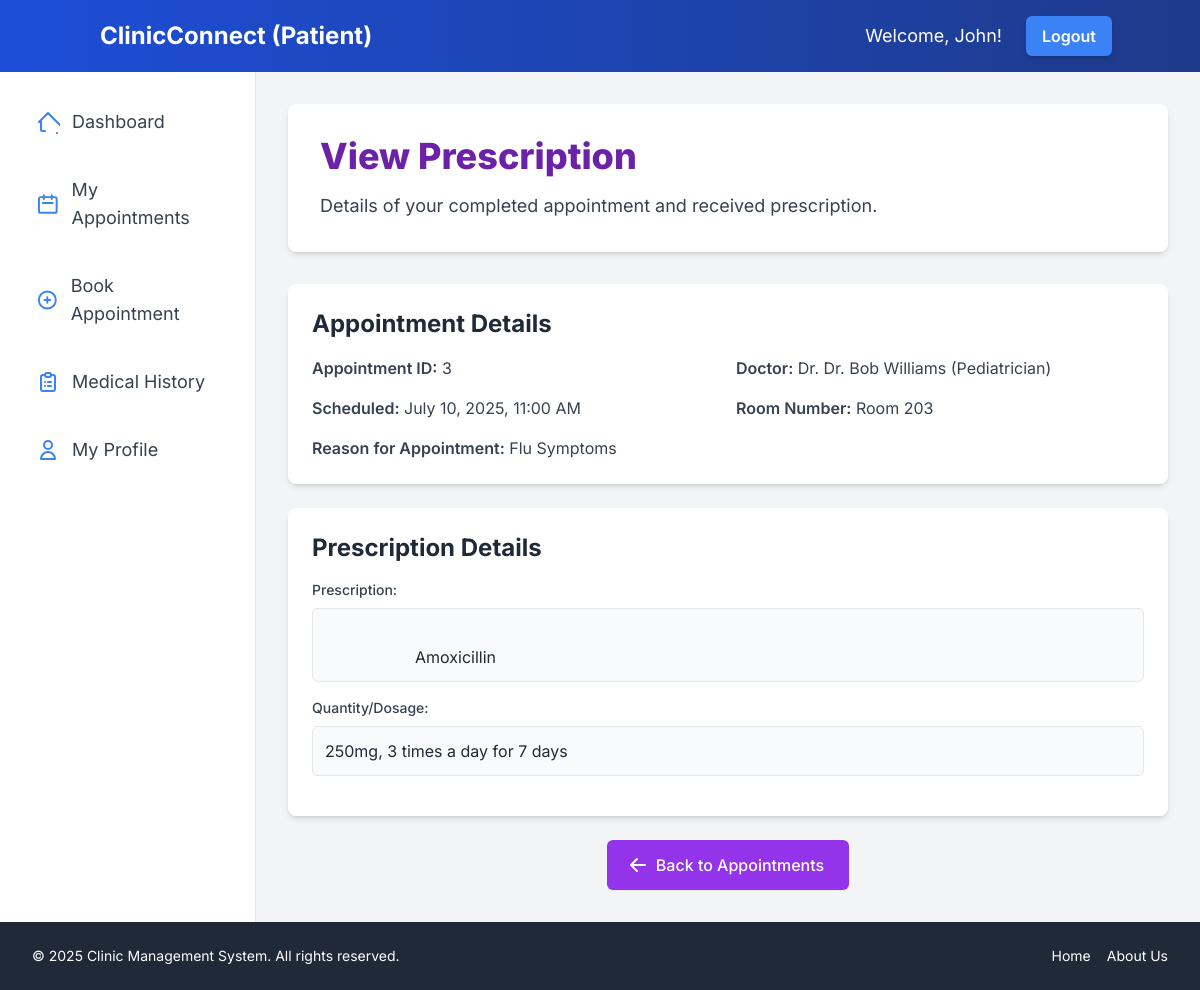
The page /dashboard/patient/view_prescription.php?id=3 (signed in) on the database its author committed.
### tables this page shows
CREATE TABLE `patienttbl` (
  `PatientID` int(11) NOT NULL,
  `FirstName` varchar(100) NOT NULL,
  `LastName` varchar(100) NOT NULL,
  `Age` int(3) DEFAULT NULL,
  `Gender` enum('Male','Female','Other') DEFAULT NULL,
  `Address` varchar(255) DEFAULT NULL,
  `ContactNumber` varchar(20) DEFAULT NULL,
  `MedicalHistory` text DEFAULT NULL,
  `Email` varchar(100) NOT NULL,
  `Password` varchar(255) NOT NULL,
  `CreatedAt` timestamp NOT NULL DEFAULT current_timestamp()
);

CREATE TABLE `appointmenttbl` (
  `AppointmentID` int(11) NOT NULL,
  `PatientID` int(11) NOT NULL,
  `AssistantID` int(11) NOT NULL,
  `RoomNumber` varchar(50) DEFAULT NULL,
  `AppointmentSchedule` datetime NOT NULL,
  `Status` enum('Pending','Completed','OnGoing','Cancelled') DEFAULT 'Pending',
  `PaymentMethod` enum('Cash','Online') DEFAULT NULL,
  `ReasonForAppointment` text DEFAULT NULL,
  `Prescription` text DEFAULT NULL,
  `Quantity` varchar(50) DEFAULT NULL,
  `CreatedAt` timestamp NOT NULL DEFAULT current_timestamp()
);

CREATE TABLE `assistanttbl` (
  `AssistantID` int(11) NOT NULL,
  `FirstName` varchar(100) NOT NULL,
  `LastName` varchar(100) NOT NULL,
  `Specialization` varchar(100) DEFAULT NULL,
  `SessionFee` decimal(10,2) DEFAULT 0.00,
  `Email` varchar(100) NOT NULL,
  `Password` varchar(255) NOT NULL,
  `CreatedAt` timestamp NOT NULL DEFAULT current_timestamp()
);

### dashboard/patient/view_prescription.php (the view, shortened to what this page needs)
<?php
include_once '../../includes/header.php';
$patient_id = $_SESSION['user_id'];
$appointment_id = filter_var($_GET['id'] ?? '', FILTER_VALIDATE_INT);
$prescription_details = null;
if (empty($appointment_id)) {
    $message = "Invalid appointment ID provided.";
    $message_type = 'error';
} else {
    $stmt = $conn->prepare("
        SELECT
            a.AppointmentID,
            a.AppointmentSchedule,
            a.RoomNumber,
            a.Status,
            a.ReasonForAppointment,
            a.Prescription,
            a.Quantity,
            ast.FirstName AS AssistantFirstName,
            ast.LastName AS AssistantLastName,
            ast.Specialization,
            ast.SessionFee
        FROM
            AppointmentTBL a
        JOIN
            AssistantTBL ast ON a.AssistantID = ast.AssistantID
        WHERE
            a.AppointmentID = ? AND a.PatientID = ? AND a.Status = 'Completed'
    ");
    if ($stmt) {
        $stmt->bind_param("ii", $appointment_id, $patient_id);
        $stmt->execute();
        $result = $stmt->get_result();
        if ($result->num_rows > 0) {
            $prescription_details = $result->fetch_assoc();
        } else {
            $message = "Prescription not found or appointment is not completed.";
            $message_type = 'error';
        }
    } else {
        $message = "Database query preparation failed: " . $conn->error;
        $message_type = 'error';
        error_log("Failed to prepare statement for viewing prescription: " . $conn->error);
    }
}
?>
<div class="bg-white p-8 rounded-lg shadow-md mb-8">
    <h1 class="text-4xl font-extrabold text-purple-800 mb-4">View Prescription</h1>
    <p class="text-gray-700 text-lg">Details of your completed appointment and received prescription.</p>
</div>
<?php if ($prescription_details): ?>
    <div class="bg-white p-6 rounded-lg shadow-md mb-6">
        <h2 class="text-2xl font-bold text-gray-800 mb-4">Appointment Details</h2>
        <div class="grid grid-cols-1 md:grid-cols-2 gap-4 text-gray-700">
            <div><span class="font-semibold">Appointment ID:</span> <?php echo htmlspecialchars($prescription_details['AppointmentID']); ?></div>
            <div><span class="font-semibold">Doctor:</span> Dr. <?php echo htmlspecialchars($prescription_details['AssistantFirstName'] . ' ' . $prescription_details['AssistantLastName']); ?> (<?php echo htmlspecialchars($prescription_details['Specialization']); ?>)</div>
            <div><span class="font-semibold">Scheduled:</span> <?php echo date('F j, Y, g:i A', strtotime($prescription_details['AppointmentSchedule'])); ?></div>
            <div><span class="font-semibold">Room Number:</span> <?php echo htmlspecialchars($prescription_details['RoomNumber'] ?? 'N/A'); ?></div>
            <div class="md:col-span-2"><span class="font-semibold">Reason for Appointment:</span> <?php echo htmlspecialchars($prescription_details['ReasonForAppointment'] ?? 'N/A'); ?></div>
        </div>
    </div>
    <div class="bg-white p-6 rounded-lg shadow-md">
        <h2 class="text-2xl font-bold text-gray-800 mb-4">Prescription Details</h2>
        <?php if (!empty($prescription_details['Prescription'])): ?>
            <div class="mb-4">
                <p class="text-gray-700 text-sm font-medium mb-2">Prescription:</p>
                <div class="p-3 bg-gray-50 border border-gray-200 rounded-md text-gray-800 whitespace-pre-wrap">
                    <?php echo htmlspecialchars(trim($prescription_details['Prescription'])); ?>
                </div>
            </div>
            <div class="mb-4">
                <p class="text-gray-700 text-sm font-medium mb-2">Quantity/Dosage:</p>
                <div class="p-3 bg-gray-50 border border-gray-200 rounded-md text-gray-800">
                    <?php echo htmlspecialchars(trim($prescription_details['Quantity'] ?? 'N/A')); ?>
                </div>
            </div>
        <?php endif; ?>
    </div>
    <div class="mt-6 text-center">
        <a href="appointments.php" class="inline-flex items-center px-6 py-3 border border-transparent text-base font-medium rounded-md shadow-sm text-white bg-purple-600 hover:bg-purple-700 focus:outline-none focus:ring-2 focus:ring-offset-2 focus:ring-purple-500 transition duration-300 ease-in-out">
            <svg class="-ml-1 mr-2 h-5 w-5" xmlns="http://www.w3.org/2000/svg" viewBox="0 0 20 20" fill="currentColor" aria-hidden="true">
              <path fill-rule="evenodd" d="M9.707 16.707a1 1 0 01-1.414 0l-6-6a1 1 0 010-1.414l6-6a1 1 0 011.414 1.414L5.414 9H17a1 1 0 110 2H5.414l4.293 4.293a1 1 0 010 1.414z" clip-rule="evenodd" />
            </svg>
            Back to Appointments
        </a>
    </div>
<?php endif; ?>
<?php include_once '../../includes/footer.php'; ?>

### includes/header.php (shortened to what this page needs)
<?php
require_once $_SERVER['DOCUMENT_ROOT'] . '/clinic-management/config/db_connection.php';
$user_id = $_SESSION['user_id'];
$user_role = $_SESSION['user_role'];
$user_name = "User";
$dashboard_base_path = "";
$nav_color_from = "";
$nav_color_to = "";
$accent_color = "";
switch ($user_role) {
    case 'patient':
        $stmt = $conn->prepare("SELECT FirstName FROM PatientTBL WHERE PatientID = ?");
        $stmt->bind_param("i", $user_id);
        $stmt->execute();
        $result = $stmt->get_result();
        if ($result->num_rows > 0) {
            $row = $result->fetch_assoc();
            $user_name = $row['FirstName'];
        }
        $dashboard_base_path = "/clinic-management/dashboard/patient";
        $nav_color_from = "from-blue-700";
        $nav_color_to = "to-blue-900";
        $accent_color = "text-blue-500";
        $hover_bg_color = "hover:bg-blue-100";
        $hover_text_color = "hover:text-blue-700";
        $btn_color = "bg-blue-500 hover:bg-blue-600";
        $welcome_prefix = "Welcome, ";
        break;
}
?>
<!DOCTYPE html>
<html lang="en">
<head>
    <script src="https://cdn.tailwindcss.com"></script>
</head>
<body class="bg-gray-100 font-inter">
    <div class="flex flex-col min-h-screen">
        <nav class="bg-gradient-to-r <?php echo $nav_color_from; ?> <?php echo $nav_color_to; ?> p-4 shadow-lg">
            <div class="container mx-auto flex justify-between items-center">
                <a href="<?php echo $dashboard_base_path; ?>/index.php" class="text-white text-2xl font-bold rounded-lg px-3 py-1 <?php echo str_replace('bg-', 'hover:bg-', $nav_color_from); ?> transition duration-300">
                    ClinicConnect (<?php echo ucfirst($user_role); ?>)
                </a>
                <div class="flex items-center space-x-4 sm:space-x-6">
                    <span class="text-white text-base sm:text-lg hidden sm:inline">
                        <?php echo $welcome_prefix . htmlspecialchars($user_name); ?>!
                    </span>
                    <a href="/clinic-management/actions/logout.php"
                       class="<?php echo $btn_color; ?> text-white font-semibold py-2 px-4 rounded-md shadow-md transition duration-300 ease-in-out">
                        Logout
                    </a>
                </div>
            </div>
        </nav>
        <div class="flex flex-1">
            <aside class="w-64 bg-white p-6 shadow-xl border-r border-gray-200 hidden sm:block">
                <nav>
                    <ul>
                        <?php if ($user_role === 'patient'): ?>
                            <li class="mb-4">
                                <a href="<?php echo $dashboard_base_path; ?>/index.php"
                                   class="flex items-center p-3 text-lg text-gray-700 <?php echo $hover_bg_color; ?> <?php echo $hover_text_color; ?> rounded-md transition duration-200 ease-in-out">
                                    <svg class="w-6 h-6 mr-3 <?php echo $accent_color; ?>" fill="none" stroke="currentColor" viewBox="0 0 24 24" xmlns="http://www.w3.org/2000/svg"><path stroke-linecap="round" stroke-linejoin="round" stroke-width="2" d="M3 12l2-2m0 0l7-7 7 7M5 10v10a1 1 0 001 1h3m10-11l2 2m0 0l7 7m-1 7v-3m-6 3v-3m-8 3h3m-6 0h3"></path></svg>
                                    Dashboard
                                </a>
                            </li>
                            <li class="mb-4">
                                <a href="<?php echo $dashboard_base_path; ?>/appointments.php"
                                   class="flex items-center p-3 text-lg text-gray-700 <?php echo $hover_bg_color; ?> <?php echo $hover_text_color; ?> rounded-md transition duration-200 ease-in-out">
                                    <svg class="w-6 h-6 mr-3 <?php echo $accent_color; ?>" fill="none" stroke="currentColor" viewBox="0 0 24 24" xmlns="http://www.w3.org/2000/svg"><path stroke-linecap="round" stroke-linejoin="round" stroke-width="2" d="M8 7V3m8 4V3m-9 8h10M5 21h14a2 2 0 002-2V7a2 2 0 00-2-2H5a2 2 0 00-2 2v12a2 2 0 002 2z"></path></svg>
                                    My Appointments
                                </a>
                            </li>
                            <li class="mb-4">
                                <a href="<?php echo $dashboard_base_path; ?>/create_appointment.php"
                                   class="flex items-center p-3 text-lg text-gray-700 <?php echo $hover_bg_color; ?> <?php echo $hover_text_color; ?> rounded-md transition duration-200 ease-in-out">
                                    <svg class="w-6 h-6 mr-3 <?php echo $accent_color; ?>" fill="none" stroke="currentColor" viewBox="0 0 24 24" xmlns="http://www.w3.org/2000/svg"><path stroke-linecap="round" stroke-linejoin="round" stroke-width="2" d="M12 9v3m0 0v3m0-3h3m-3 0H9m12 0a9 9 0 11-18 0 9 9 0 0118 0z"></path></svg>
                                    Book Appointment
                                </a>
                            </li>
                            <li class="mb-4">
                                <a href="<?php echo $dashboard_base_path; ?>/history.php"
                                   class="flex items-center p-3 text-lg text-gray-700 <?php echo $hover_bg_color; ?> <?php echo $hover_text_color; ?> rounded-md transition duration-200 ease-in-out">
                                    <svg class="w-6 h-6 mr-3 <?php echo $accent_color; ?>" fill="none" stroke="currentColor" viewBox="0 0 24 24" xmlns="http://www.w3.org/2000/svg"><path stroke-linecap="round" stroke-linejoin="round" stroke-width="2" d="M9 5H7a2 2 0 00-2 2v12a2 2 0 002 2h10a2 2 0 002-2V7a2 2 0 00-2-2h-2M9 5a2 2 0 002 2h2a2 2 0 002-2M9 5a2 2 0 012-2h2a2 2 0 012 2m-3 7h3m-3 4h3m-6-4h.01M9 16h.01"></path></svg>
                                    Medical History
                                </a>
                            </li>
                            <li class="mb-4">
                                <a href="<?php echo $dashboard_base_path; ?>/profile.php"
                                   class="flex items-center p-3 text-lg text-gray-700 <?php echo $hover_bg_color; ?> <?php echo $hover_text_color; ?> rounded-md transition duration-200 ease-in-out">
                                    <svg class="w-6 h-6 mr-3 <?php echo $accent_color; ?>" fill="none" stroke="currentColor" viewBox="0 0 24 24" xmlns="http://www.w3.org/2000/svg"><path stroke-linecap="round" stroke-linejoin="round" stroke-width="2" d="M16 7a4 4 0 11-8 0 4 4 0 018 0zM12 14a7 7 0 00-7 7h14a7 7 0 00-7-7z"></path></svg>
                                    My Profile
                                </a>
                            </li>
                        <?php endif; ?>
                    </ul>
                </nav>
            </aside>
            <main class="flex-1 p-8 bg-gray-100 main-content">

### includes/header.php (style rules this page uses)
html, body { height: 100%; }
body { display: flex; flex-direction: column; font-family: 'Inter', sans-serif; }
.main-content { flex-grow: 1; }

### rows shown on the page
patienttbl: FirstName "John"
appointmenttbl: AppointmentID "3", AssistantID.LastName "Dr. Bob Williams", AssistantID.Specialization "Pediatrician", AppointmentSchedule "July 10, 2025, 11:00 AM", RoomNumber "Room 203", ReasonForAppointment "Flu Symptoms", Prescription "Amoxicillin", Quantity "250mg, 3 times a day for 7 days"

### other values the page prints
$user_role "Patient"
$welcome_prefix "Welcome,"
